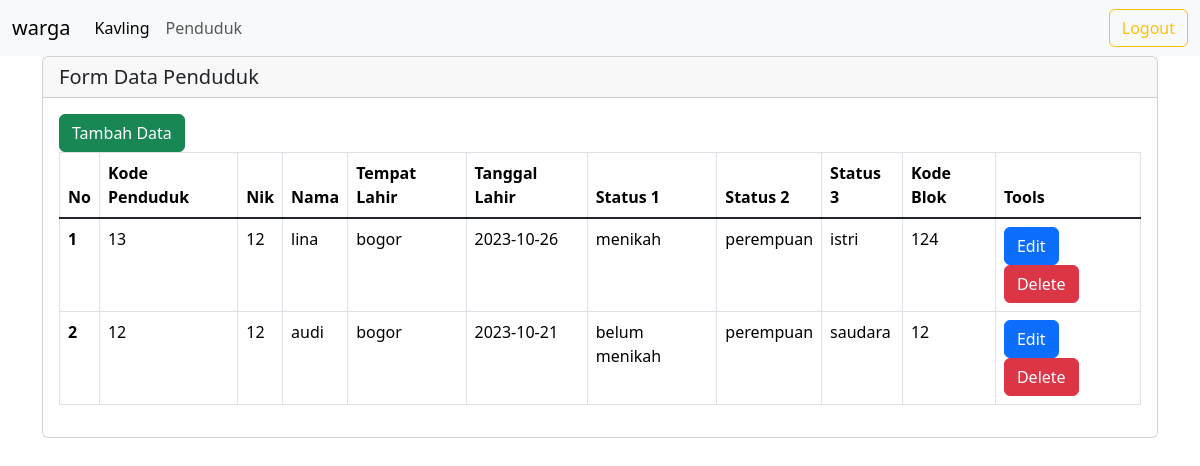
Screenshot of /index.php/welcome/penduduk with the database file from the repository.
### tables this page shows
CREATE TABLE `penduduk` (
  `kd_penduduk` int(11) NOT NULL,
  `nik` varchar(16) NOT NULL,
  `nama` varchar(30) NOT NULL,
  `tempat_lahir` varchar(50) NOT NULL,
  `tgl_lahir` date NOT NULL,
  `status1` enum('menikah','belum menikah','janda','duda') NOT NULL,
  `status2` enum('laki-laki','perempuan') NOT NULL,
  `status3` enum('kepala keluarga','istri','anak','orangtua','saudara') NOT NULL,
  `kd_blok` int(3) NOT NULL
);

### application/controllers/Welcome.php (called while the page is built, shortened)
<?php
class Welcome extends CI_Controller {
	function __construct()
	{
		$this->load->model('MSudi');
	}
	public function penduduk()
	{
		$data['DataWarga'] = $this->MSudi->GetData('penduduk');
		$data['content']='penduduk/VPenduduk';
		$this->load->view('welcome_message',$data);
	}
}

### index.php (called while the page is built, shortened)
<?php
require_once BASEPATH.'core/CodeIgniter.php';

### application/models/MSudi.php (called while the page is built, shortened)
<?php
class MSudi extends CI_Model
{
    function GetData($tabel)
    {
        $query= $this->db->get($tabel);
        return $query->result();
    }
}

### application/views/penduduk/VPenduduk.php (the view, shortened to what this page needs)
<!DOCTYPE html>
<html lang="en">
<head>
</head>
<body>
<div class="card">
  <h5 class="card-header">Form Data Penduduk</h5>
  <div class="card-body">
  <button type="button" class="btn btn-success" data-bs-toggle="modal" data-bs-target="#tambahdata">
  Tambah Data
  </button>
     <table class="table table-bordered">
  <thead>
    <tr>
      <th scope="col">No</th>
      <th scope="col">Kode Penduduk</th>
      <th scope="col">Nik</th>
      <th scope="col">Nama</th>
      <th scope="col">Tempat Lahir</th>
      <th scope="col">Tanggal Lahir</th>
      <th scope="col">Status 1</th>
      <th scope="col">Status 2</th>
      <th scope="col">Status 3</th>
      <th scope="col">Kode Blok</th>
      <th scope="col">Tools</th>
    </tr>
  </thead>
   <tbody class="table-group-divider">
   <?php
	if(!empty($DataWarga))
	{
        $nomor=1;
		foreach($DataWarga as $ReadDS)
		{
	?>
    <tr>
      <th scope="row"><?php echo $nomor?></th>
		<td><?php echo $ReadDS->kd_penduduk; ?></td>
		<td><?php echo $ReadDS->nik; ?></td>
		<td><?php echo $ReadDS->nama; ?></td>
		<td><?php echo $ReadDS->tempat_lahir; ?></td>
    <td><?php echo $ReadDS->tgl_lahir; ?></td>
    <td><?php echo $ReadDS->status1; ?></td>
    <td><?php echo $ReadDS->status2; ?></td>
    <td><?php echo $ReadDS->status3; ?></td>
    <td><?php echo $ReadDS->kd_blok; ?></td>
      <td>
      <button type="button" class="btn btn-primary" data-bs-toggle="modal" data-nik="<?php echo $ReadDS->nik; ?>"
                                                                           data-kd_penduduk="<?php echo $ReadDS->kd_penduduk; ?>"
                                                                           data-nama="<?php echo $ReadDS->nama; ?>"
                                                                           data-tempat_lahir="<?php echo $ReadDS->tempat_lahir; ?>"
                                                                           data-tgl_lahir="<?php echo $ReadDS->tgl_lahir; ?>"
                                                                           data-kd_blok="<?php echo $ReadDS->kd_blok; ?>"
      data-bs-target="#editdata">
      Edit</button>
      <a type="button" class="btn btn-danger" href="<?php echo site_url('Welcome/PendudukDelete/'.$ReadDS->kd_penduduk); ?>" onclick="return confirm('are you sure?')">
          Delete
        </a>
    </tr>
    <?php
    $nomor++;
		}
	}
	?>
</body>
  </html>

### rows the page displays
penduduk: kd_penduduk "13", nik "12", nama "lina", tempat_lahir "bogor", tgl_lahir "2023-10-26", status1 "menikah", status2 "perempuan", status3 "istri", kd_blok "124"
penduduk: kd_penduduk "12", nik "12", nama "audi", tempat_lahir "bogor", tgl_lahir "2023-10-21", status1 "belum menikah", status2 "perempuan", status3 "saudara", kd_blok "12"
